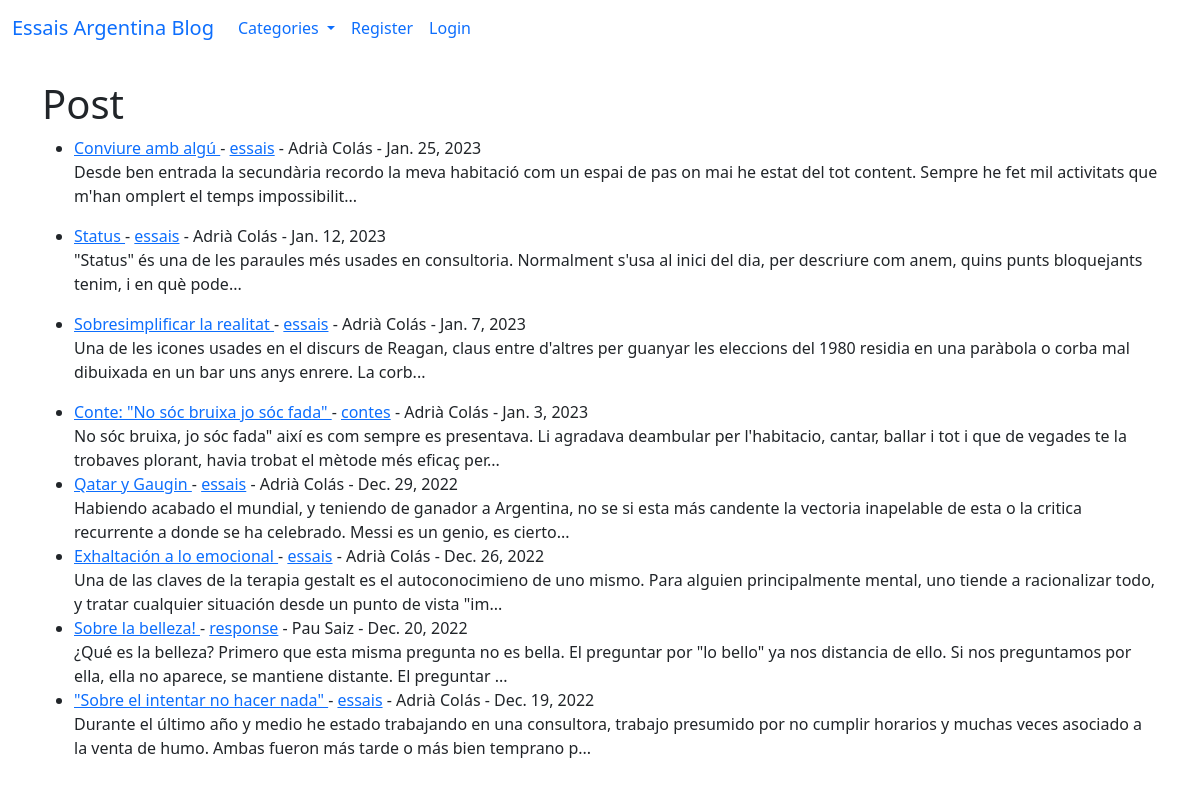
The app's page /, older data.
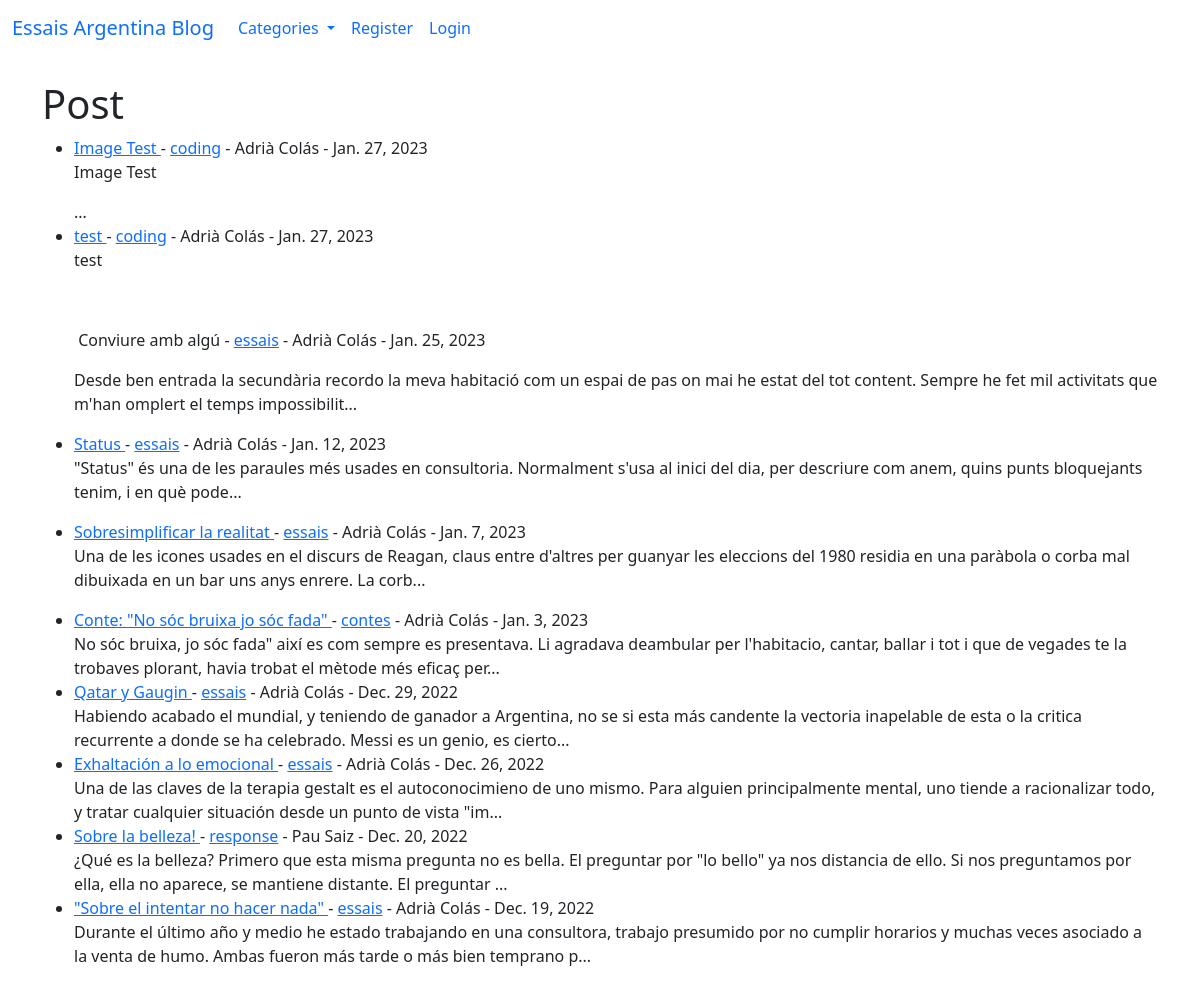
The same page, newer data.
### theblog/models.py (models this page shows, shortened)
class Post(models.Model):
    title = models.CharField(max_length=255)
    header_image = models.ImageField(null=True, blank=True, upload_to = "images/")
    title_tag = models.CharField(max_length=255)
    author = models.ForeignKey(User, on_delete=models.CASCADE)
    body = RichTextField(blank=True, null=True)
    post_date = models.DateField(auto_now_add=True)
    first_post_date = models.DateField(default = date.today())
    category = models.CharField(max_length= 255, default='uncategorized')
    snippet = models.CharField(max_length= 255)
    likes = models.ManyToManyField(User, related_name = 'blog_posts')

### theblog/views.py (the view)
# urls.py: path('', HomeView.as_view(), name="home"),
class HomeView(ListView):
    model = Post
    template_name = 'home.html'
    ordering = ['-first_post_date']
    def get_context_data(self, *args, **kwargs):
        cat_menu = Category.objects.all()
        context = super(HomeView, self).get_context_data(*args, **kwargs)
        context["cat_menu"] = cat_menu
        return context

### theblog/models.py (called while the page is built)
    def __str__(self):
        return self.name

### theblog/templates/home.html (shortened to what this page needs)
{% extends 'base.html' %}
{% block content %}
<h1>Post</h1>
<ul>
    {% for post in object_list %}
    <li><a href="{% url 'article-detail' post.pk %}"> {{ post.title }} </a>
        - <a href="{% url 'category' post.category|slugify%}">{{ post.category }}</a>
        - {{ post.author.first_name }}
        {{post.author.last_name}} -
        {{post.first_post_date}}
         <br/>
        {{ post.body|slice:"200"| safe}}...
    </li>
    {% endfor %}
</ul>
{% endblock %}

### theblog/templates/base.html (shortened to what this page needs)
<!doctype html>
<html lang="en">
  <head>
    <link href="https://cdn.jsdelivr.net/npm/bootstrap@5.0.2/dist/css/bootstrap.min.css" rel="stylesheet">
  </head>
  <body>
    <nav class="navbar navbar-expand-lg bg-body-tertiary">
  <div class="container-fluid">
    <a class="navbar-brand" href="{% url 'home' %}">Essais Argentina Blog</a>
    <div class="collapse navbar-collapse" id="navbarSupportedContent">
      <ul class="navbar-nav me-auto mb-2 mb-lg-0">
        {% if cat_menu %}
          <li class="nav-item dropdown">
            <a class="nav-link dropdown-toggle" href="#" role="button" data-bs-toggle="dropdown" aria-expanded="false">
              Categories
            </a>
          </li>
        {% else %}
        <li class="nav-item">
          <a class="nav-link" href="{% url 'category-list'%}">
            Categories</a>
        </li>
        {% endif %}
        {% if user.is_authenticated %}
          <li class="nav-item">
            <a class="nav-link" href="{% url 'add_post'%}">Add Post</a>
          </li>
          <li class="nav-item">
            <a class="nav-link" href="{% url 'add_category'%}">Add Category</a>
          </li>
          <li class="nav-item">
          <a class="nav-link" href="{% url 'edit_profile'%}">Edit Profile</a>
          </li>
          <li class="nav-item">
            <a class="nav-link" href="{% url 'logout'%}">Logout</a>
          </li>
        {% else %}
          <li class="nav-item">
            <a class="nav-link" href="{% url 'register'%}">Register</a>
          </li>
          <li class="nav-item">
            <a class="nav-link" href="{% url 'login'%}">Login</a>
          </li>
        {% endif %}
      </ul>
    </div>
  </div>
</nav>
    <br/>
    <div class = "container">
      {% block content %}
      {% endblock %}
    </div>
  </body>
</html>

Row changes from the older to the newer data that the page shows:
added Post: title "Image Test", category "coding", author.first_name "Adrià", author.last_name "Colás", first_post_date "Jan. 27, 2023", body "Image Test"
added Post: title "test", category "coding", author.first_name "Adrià", author.last_name "Colás", first_post_date "Jan. 27, 2023", body "test"
